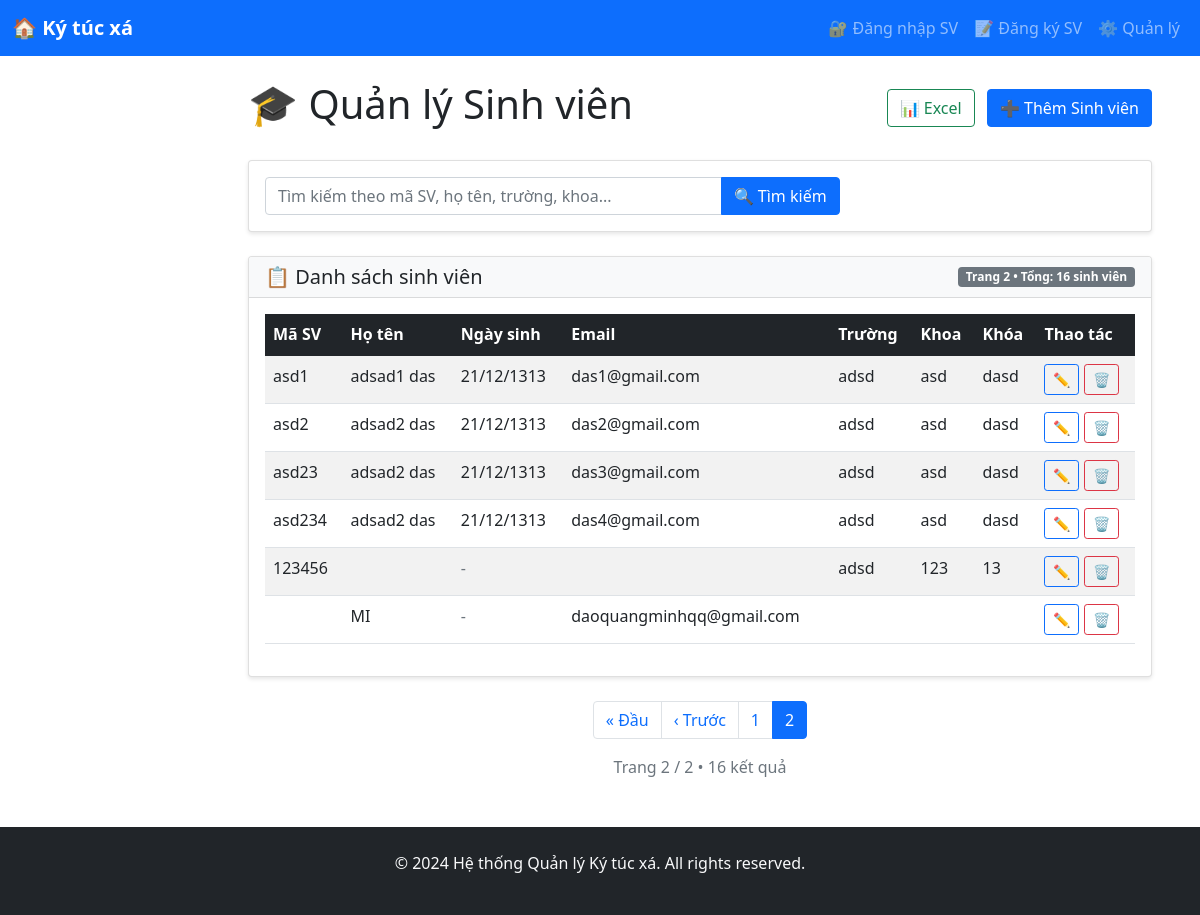
Page /students/?page=2 on the earlier database version.
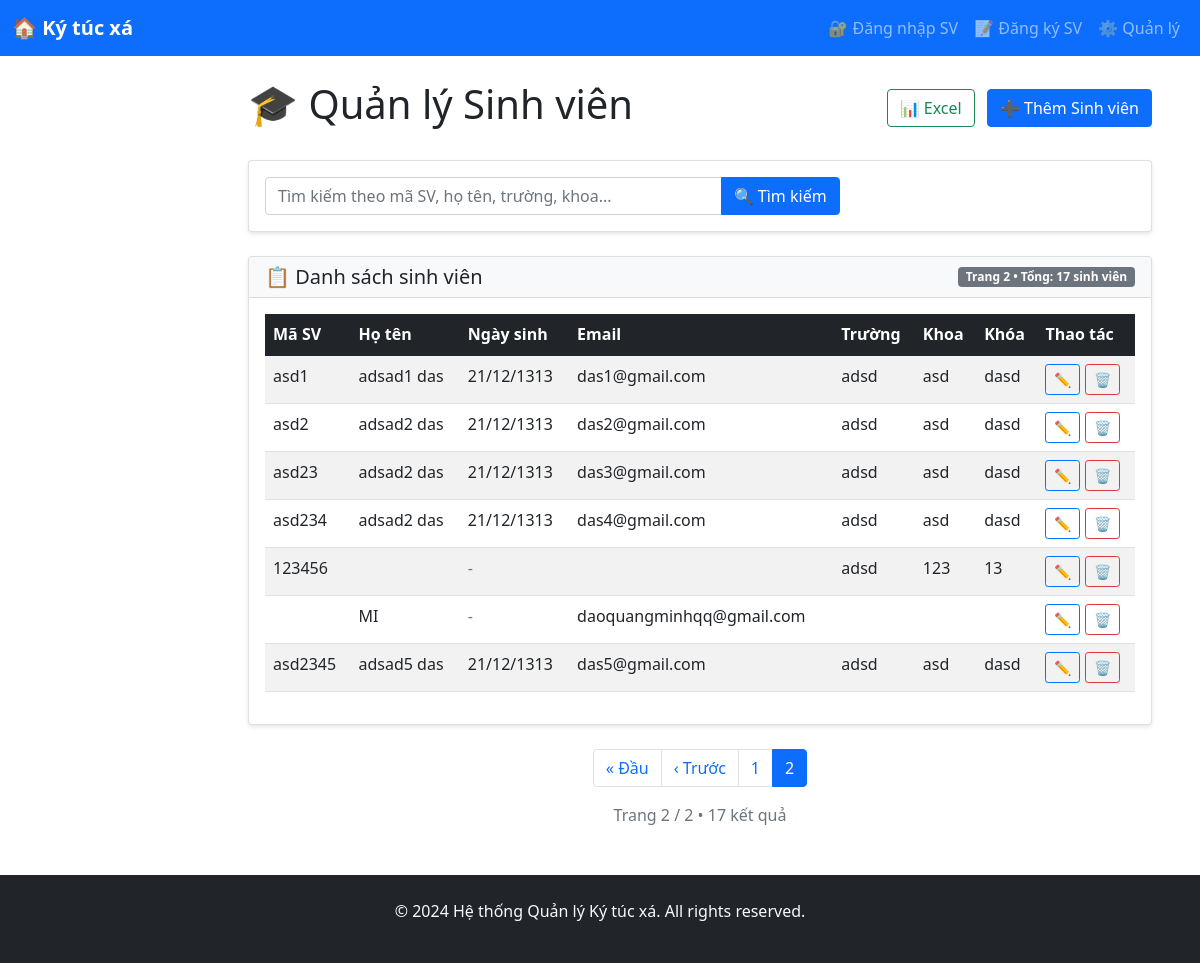
Same page on the later database version.
### dormitory/models.py (models this page shows, shortened)
class Student(models.Model):
    user = models.OneToOneField(CustomUser, on_delete=models.CASCADE)
    student_id = models.CharField(max_length=20, unique=True)
    university = models.CharField(max_length=200)
    faculty = models.CharField(max_length=100)
    course = models.CharField(max_length=50)
    full_name = models.CharField(max_length=100, blank=True)
    date_of_birth = models.DateField(null=True, blank=True)

### accounts/models.py (models this page shows, shortened)
class CustomUser(AbstractUser):
    USER_TYPE_CHOICES = (
        ('student', 'Sinh viên'),
        ('manager', 'Quản lý'),
        ('staff', 'Nhân viên'),
    )
    user_type = models.CharField(max_length=10, choices=USER_TYPE_CHOICES, default='student')
    phone = models.CharField(max_length=15, blank=True)
    address = models.TextField(blank=True)
    date_of_birth = models.DateField(null=True, blank=True)
    avatar = models.ImageField(upload_to='avatars/', null=True, blank=True)

### dormitory/views.py (the view, shortened to what this page needs)
# urls.py: path('students/', views.student_list, name='student_list'),
def student_list(request):
    students = Student.objects.select_related('user').all()
    search_query = request.GET.get('search', '')
    paginator = Paginator(students, 10)
    page_number = request.GET.get('page')
    page_obj = paginator.get_page(page_number)
    return render(request, 'dormitory/student_list.html', {
        'page_obj': page_obj,
        'search_query': search_query
    })

### dormitory/templates/dormitory/student_list.html (shortened to what the changed rows need)
{% extends 'base.html' %}
{% block content %}
<div class="d-flex justify-content-between align-items-center mb-4">
    <h1>🎓 Quản lý Sinh viên</h1>
    <div>
    </div>
</div>
<div class="card mb-4">
    <div class="card-body">
    </div>
</div>
<div class="card">
    <div class="card-header bg-light">
        <div class="d-flex justify-content-between align-items-center">
            <h5 class="mb-0">📋 Danh sách sinh viên</h5>
            <span class="badge bg-secondary">
                Trang {{ page_obj.number }} • Tổng: {{ page_obj.paginator.count }} sinh viên
            </span>
        </div>
    </div>
    <div class="card-body">
        <div class="table-responsive">
            <table class="table table-striped table-hover">
                <thead class="table-dark">
                    <tr>
                        <th>Mã SV</th>
                        <th>Họ tên</th>
                        <th>Ngày sinh</th>
                        <th>Email</th>
                        <th>Trường</th>
                        <th>Khoa</th>
                        <th>Khóa</th>
                        <th>Thao tác</th>
                    </tr>
                </thead>
                <tbody>
                    {% for student in page_obj %}
                    <tr>
                        <td>{{ student.student_id }}</td>
                        <td>
                            {% if student.full_name %}
                                {{ student.full_name }}
                            {% else %}
                                {{ student.user.get_full_name }}
                            {% endif %}
                        </td>
                        <td>
                            {% if student.date_of_birth %}
                                {{ student.date_of_birth|date:"d/m/Y" }}
                            {% else %}
                                <span class="text-muted">-</span>
                            {% endif %}
                        </td>
                        <td>{{ student.user.email }}</td>
                        <td>{{ student.university }}</td>
                        <td>{{ student.faculty }}</td>
                        <td>{{ student.course }}</td>
                        <td>
                            <a href="{% url 'student_edit' student.pk %}" class="btn btn-sm btn-outline-primary">✏️</a>
                            <a href="{% url 'student_delete' student.pk %}" class="btn btn-sm btn-outline-danger">🗑️</a>
                        </td>
                    </tr>
                    {% endfor %}
                </tbody>
            </table>
        </div>
    </div>
</div>
{% if page_obj.paginator.num_pages > 1 %}
<nav aria-label="Page navigation" class="mt-4">
    <ul class="pagination justify-content-center">
        {% if page_obj.has_previous %}
            <li class="page-item">
                <a class="page-link" href="?page=1{% if search_query %}&search={{ search_query }}{% endif %}">« Đầu</a>
            </li>
            <li class="page-item">
                <a class="page-link" href="?page={{ page_obj.previous_page_number }}{% if search_query %}&search={{ search_query }}{% endif %}">‹ Trước</a>
            </li>
        {% endif %}
        {% for num in page_obj.paginator.page_range %}
            {% if page_obj.number == num %}
                <li class="page-item active">
                    <span class="page-link">{{ num }}</span>
                </li>
            {% elif num > page_obj.number|add:'-3' and num < page_obj.number|add:'3' %}
                <li class="page-item">
                    <a class="page-link" href="?page={{ num }}{% if search_query %}&search={{ search_query }}{% endif %}">{{ num }}</a>
                </li>
            {% endif %}
        {% endfor %}
    </ul>
</nav>
<div class="text-center text-muted mt-2">
    Trang {{ page_obj.number }} / {{ page_obj.paginator.num_pages }}
    • {{ page_obj.paginator.count }} kết quả
</div>
{% endif %}
{% endblock %}

Differences in the rows shown:
added Student: student_id "asd2345", full_name "adsad5 das", date_of_birth "21/12/1313", user.email "das5@gmail.com", university "adsd", faculty "asd", course "dasd"
Other differences:
{{ page_obj.paginator.count }}: "16" → "17"
